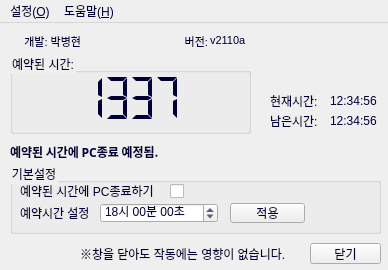
<?xml version="1.0" encoding="UTF-8"?>
<ui version="4.0">
 <class>MainWindow</class>
 <widget class="QMainWindow" name="MainWindow">
  <property name="windowModality">
   <enum>Qt::NonModal</enum>
  </property>
  <property name="enabled">
   <bool>true</bool>
  </property>
  <property name="geometry">
   <rect>
    <x>0</x>
    <y>0</y>
    <width>388</width>
    <height>270</height>
   </rect>
  </property>
  <property name="sizePolicy">
   <sizepolicy hsizetype="Expanding" vsizetype="Ignored">
    <horstretch>0</horstretch>
    <verstretch>0</verstretch>
   </sizepolicy>
  </property>
  <property name="minimumSize">
   <size>
    <width>388</width>
    <height>270</height>
   </size>
  </property>
  <property name="maximumSize">
   <size>
    <width>388</width>
    <height>270</height>
   </size>
  </property>
  <property name="baseSize">
   <size>
    <width>388</width>
    <height>420</height>
   </size>
  </property>
  <property name="palette">
   <palette>
    <active>
     <colorrole role="WindowText">
      <brush brushstyle="SolidPattern">
       <color alpha="255">
        <red>0</red>
        <green>0</green>
        <blue>56</blue>
       </color>
      </brush>
     </colorrole>
     <colorrole role="Text">
      <brush brushstyle="SolidPattern">
       <color alpha="255">
        <red>0</red>
        <green>0</green>
        <blue>56</blue>
       </color>
      </brush>
     </colorrole>
     <colorrole role="ButtonText">
      <brush brushstyle="SolidPattern">
       <color alpha="255">
        <red>0</red>
        <green>0</green>
        <blue>56</blue>
       </color>
      </brush>
     </colorrole>
     <colorrole role="PlaceholderText">
      <brush brushstyle="NoBrush">
       <color alpha="128">
        <red>0</red>
        <green>0</green>
        <blue>56</blue>
       </color>
      </brush>
     </colorrole>
    </active>
    <inactive>
     <colorrole role="WindowText">
      <brush brushstyle="SolidPattern">
       <color alpha="255">
        <red>0</red>
        <green>0</green>
        <blue>56</blue>
       </color>
      </brush>
     </colorrole>
     <colorrole role="Text">
      <brush brushstyle="SolidPattern">
       <color alpha="255">
        <red>0</red>
        <green>0</green>
        <blue>56</blue>
       </color>
      </brush>
     </colorrole>
     <colorrole role="ButtonText">
      <brush brushstyle="SolidPattern">
       <color alpha="255">
        <red>0</red>
        <green>0</green>
        <blue>56</blue>
       </color>
      </brush>
     </colorrole>
     <colorrole role="PlaceholderText">
      <brush brushstyle="NoBrush">
       <color alpha="128">
        <red>0</red>
        <green>0</green>
        <blue>56</blue>
       </color>
      </brush>
     </colorrole>
    </inactive>
    <disabled>
     <colorrole role="WindowText">
      <brush brushstyle="SolidPattern">
       <color alpha="255">
        <red>0</red>
        <green>0</green>
        <blue>56</blue>
       </color>
      </brush>
     </colorrole>
     <colorrole role="Text">
      <brush brushstyle="SolidPattern">
       <color alpha="255">
        <red>0</red>
        <green>0</green>
        <blue>56</blue>
       </color>
      </brush>
     </colorrole>
     <colorrole role="ButtonText">
      <brush brushstyle="SolidPattern">
       <color alpha="255">
        <red>0</red>
        <green>0</green>
        <blue>56</blue>
       </color>
      </brush>
     </colorrole>
     <colorrole role="PlaceholderText">
      <brush brushstyle="NoBrush">
       <color alpha="128">
        <red>0</red>
        <green>0</green>
        <blue>56</blue>
       </color>
      </brush>
     </colorrole>
    </disabled>
   </palette>
  </property>
  <property name="acceptDrops">
   <bool>false</bool>
  </property>
  <property name="windowTitle">
   <string>오프타임 - 관공서용 예약종료 프로그램</string>
  </property>
  <property name="windowIcon">
   <iconset resource="resources.qrc">
    <normaloff>:/icon/icon/iconSmall.png</normaloff>:/icon/icon/iconSmall.png</iconset>
  </property>
  <property name="styleSheet">
   <string notr="true">
color: rgb(0, 0, 56);</string>
  </property>
  <property name="iconSize">
   <size>
    <width>24</width>
    <height>24</height>
   </size>
  </property>
  <property name="animated">
   <bool>true</bool>
  </property>
  <property name="documentMode">
   <bool>false</bool>
  </property>
  <property name="dockNestingEnabled">
   <bool>false</bool>
  </property>
  <property name="dockOptions">
   <set>QMainWindow::AllowTabbedDocks|QMainWindow::AnimatedDocks</set>
  </property>
  <property name="unifiedTitleAndToolBarOnMac">
   <bool>false</bool>
  </property>
  <widget class="QWidget" name="centralwidget">
   <property name="enabled">
    <bool>true</bool>
   </property>
   <widget class="QPushButton" name="closeButton">
    <property name="geometry">
     <rect>
      <x>310</x>
      <y>220</y>
      <width>71</width>
      <height>21</height>
     </rect>
    </property>
    <property name="autoFillBackground">
     <bool>false</bool>
    </property>
    <property name="text">
     <string>닫기</string>
    </property>
   </widget>
   <widget class="QLabel" name="statusInfo">
    <property name="geometry">
     <rect>
      <x>10</x>
      <y>120</y>
      <width>321</width>
      <height>16</height>
     </rect>
    </property>
    <property name="palette">
     <palette>
      <active>
       <colorrole role="WindowText">
        <brush brushstyle="SolidPattern">
         <color alpha="255">
          <red>0</red>
          <green>0</green>
          <blue>56</blue>
         </color>
        </brush>
       </colorrole>
       <colorrole role="Text">
        <brush brushstyle="SolidPattern">
         <color alpha="255">
          <red>0</red>
          <green>0</green>
          <blue>56</blue>
         </color>
        </brush>
       </colorrole>
       <colorrole role="ButtonText">
        <brush brushstyle="SolidPattern">
         <color alpha="255">
          <red>0</red>
          <green>0</green>
          <blue>56</blue>
         </color>
        </brush>
       </colorrole>
       <colorrole role="PlaceholderText">
        <brush brushstyle="NoBrush">
         <color alpha="128">
          <red>0</red>
          <green>0</green>
          <blue>56</blue>
         </color>
        </brush>
       </colorrole>
      </active>
      <inactive>
       <colorrole role="WindowText">
        <brush brushstyle="SolidPattern">
         <color alpha="255">
          <red>0</red>
          <green>0</green>
          <blue>56</blue>
         </color>
        </brush>
       </colorrole>
       <colorrole role="Text">
        <brush brushstyle="SolidPattern">
         <color alpha="255">
          <red>0</red>
          <green>0</green>
          <blue>56</blue>
         </color>
        </brush>
       </colorrole>
       <colorrole role="ButtonText">
        <brush brushstyle="SolidPattern">
         <color alpha="255">
          <red>0</red>
          <green>0</green>
          <blue>56</blue>
         </color>
        </brush>
       </colorrole>
       <colorrole role="PlaceholderText">
        <brush brushstyle="NoBrush">
         <color alpha="128">
          <red>0</red>
          <green>0</green>
          <blue>56</blue>
         </color>
        </brush>
       </colorrole>
      </inactive>
      <disabled>
       <colorrole role="WindowText">
        <brush brushstyle="SolidPattern">
         <color alpha="255">
          <red>0</red>
          <green>0</green>
          <blue>56</blue>
         </color>
        </brush>
       </colorrole>
       <colorrole role="Text">
        <brush brushstyle="SolidPattern">
         <color alpha="255">
          <red>0</red>
          <green>0</green>
          <blue>56</blue>
         </color>
        </brush>
       </colorrole>
       <colorrole role="ButtonText">
        <brush brushstyle="SolidPattern">
         <color alpha="255">
          <red>0</red>
          <green>0</green>
          <blue>56</blue>
         </color>
        </brush>
       </colorrole>
       <colorrole role="PlaceholderText">
        <brush brushstyle="NoBrush">
         <color alpha="128">
          <red>0</red>
          <green>0</green>
          <blue>56</blue>
         </color>
        </brush>
       </colorrole>
      </disabled>
     </palette>
    </property>
    <property name="font">
     <font>
      <family>굴림</family>
      <pointsize>9</pointsize>
      <weight>75</weight>
      <bold>true</bold>
      <strikeout>false</strikeout>
      <stylestrategy>PreferDefault</stylestrategy>
     </font>
    </property>
    <property name="autoFillBackground">
     <bool>false</bool>
    </property>
    <property name="text">
     <string>예약된 시간에 PC종료 예정됨.</string>
    </property>
    <property name="alignment">
     <set>Qt::AlignLeading|Qt::AlignLeft|Qt::AlignTop</set>
    </property>
    <property name="wordWrap">
     <bool>true</bool>
    </property>
   </widget>
   <widget class="QGroupBox" name="settings_groupBox">
    <property name="geometry">
     <rect>
      <x>10</x>
      <y>140</y>
      <width>371</width>
      <height>71</height>
     </rect>
    </property>
    <property name="autoFillBackground">
     <bool>false</bool>
    </property>
    <property name="title">
     <string>기본설정</string>
    </property>
    <widget class="QLabel" name="setTimeLabel">
     <property name="geometry">
      <rect>
       <x>10</x>
       <y>40</y>
       <width>80</width>
       <height>20</height>
      </rect>
     </property>
     <property name="autoFillBackground">
      <bool>false</bool>
     </property>
     <property name="text">
      <string>예약시간 설정</string>
     </property>
    </widget>
    <widget class="QTimeEdit" name="setTimeEdit">
     <property name="geometry">
      <rect>
       <x>90</x>
       <y>40</y>
       <width>118</width>
       <height>20</height>
      </rect>
     </property>
     <property name="font">
      <font>
       <weight>50</weight>
       <italic>false</italic>
       <bold>false</bold>
       <underline>false</underline>
       <strikeout>false</strikeout>
       <stylestrategy>PreferDefault</stylestrategy>
       <kerning>false</kerning>
      </font>
     </property>
     <property name="autoFillBackground">
      <bool>false</bool>
     </property>
     <property name="wrapping">
      <bool>true</bool>
     </property>
     <property name="frame">
      <bool>true</bool>
     </property>
     <property name="buttonSymbols">
      <enum>QAbstractSpinBox::UpDownArrows</enum>
     </property>
     <property name="accelerated">
      <bool>false</bool>
     </property>
     <property name="dateTime">
      <datetime>
       <hour>18</hour>
       <minute>0</minute>
       <second>0</second>
       <year>2000</year>
       <month>1</month>
       <day>1</day>
      </datetime>
     </property>
     <property name="currentSection">
      <enum>QDateTimeEdit::HourSection</enum>
     </property>
     <property name="displayFormat">
      <string>hh시 mm분 ss초</string>
     </property>
     <property name="calendarPopup">
      <bool>false</bool>
     </property>
     <property name="timeSpec">
      <enum>Qt::LocalTime</enum>
     </property>
     <property name="time">
      <time>
       <hour>18</hour>
       <minute>0</minute>
       <second>0</second>
      </time>
     </property>
    </widget>
    <widget class="QPushButton" name="timeApplyButton">
     <property name="geometry">
      <rect>
       <x>220</x>
       <y>40</y>
       <width>75</width>
       <height>20</height>
      </rect>
     </property>
     <property name="autoFillBackground">
      <bool>false</bool>
     </property>
     <property name="text">
      <string>적용</string>
     </property>
    </widget>
    <widget class="QLabel" name="onoffLabel">
     <property name="geometry">
      <rect>
       <x>10</x>
       <y>20</y>
       <width>151</width>
       <height>16</height>
      </rect>
     </property>
     <property name="autoFillBackground">
      <bool>false</bool>
     </property>
     <property name="text">
      <string>예약된 시간에 PC종료하기</string>
     </property>
    </widget>
    <widget class="QCheckBox" name="onoffCheckBox">
     <property name="geometry">
      <rect>
       <x>160</x>
       <y>20</y>
       <width>16</width>
       <height>16</height>
      </rect>
     </property>
     <property name="autoFillBackground">
      <bool>false</bool>
     </property>
     <property name="text">
      <string/>
     </property>
    </widget>
   </widget>
   <widget class="QLabel" name="NoFXInfoLabel">
    <property name="geometry">
     <rect>
      <x>80</x>
      <y>220</y>
      <width>231</width>
      <height>21</height>
     </rect>
    </property>
    <property name="autoFillBackground">
     <bool>false</bool>
    </property>
    <property name="text">
     <string>※창을 닫아도 작동에는 영향이 없습니다.</string>
    </property>
    <property name="wordWrap">
     <bool>true</bool>
    </property>
   </widget>
   <widget class="QGroupBox" name="setTime_groupBox">
    <property name="geometry">
     <rect>
      <x>10</x>
      <y>30</y>
      <width>241</width>
      <height>81</height>
     </rect>
    </property>
    <property name="autoFillBackground">
     <bool>false</bool>
    </property>
    <property name="title">
     <string>예약된 시간:</string>
    </property>
    <widget class="QLCDNumber" name="setTimeLCD">
     <property name="enabled">
      <bool>true</bool>
     </property>
     <property name="geometry">
      <rect>
       <x>10</x>
       <y>20</y>
       <width>221</width>
       <height>51</height>
      </rect>
     </property>
     <property name="mouseTracking">
      <bool>false</bool>
     </property>
     <property name="focusPolicy">
      <enum>Qt::NoFocus</enum>
     </property>
     <property name="acceptDrops">
      <bool>false</bool>
     </property>
     <property name="autoFillBackground">
      <bool>false</bool>
     </property>
     <property name="frameShape">
      <enum>QFrame::NoFrame</enum>
     </property>
     <property name="frameShadow">
      <enum>QFrame::Plain</enum>
     </property>
     <property name="smallDecimalPoint">
      <bool>false</bool>
     </property>
     <property name="digitCount">
      <number>4</number>
     </property>
     <property name="segmentStyle">
      <enum>QLCDNumber::Flat</enum>
     </property>
     <property name="value" stdset="0">
      <double>1337.000000000000000</double>
     </property>
     <property name="intValue" stdset="0">
      <number>1337</number>
     </property>
    </widget>
   </widget>
   <widget class="QLabel" name="currentTime">
    <property name="geometry">
     <rect>
      <x>330</x>
      <y>70</y>
      <width>51</width>
      <height>16</height>
     </rect>
    </property>
    <property name="autoFillBackground">
     <bool>false</bool>
    </property>
    <property name="text">
     <string>12:34:56</string>
    </property>
   </widget>
   <widget class="QLabel" name="leftTime">
    <property name="geometry">
     <rect>
      <x>330</x>
      <y>90</y>
      <width>51</width>
      <height>16</height>
     </rect>
    </property>
    <property name="autoFillBackground">
     <bool>false</bool>
    </property>
    <property name="text">
     <string>12:34:56</string>
    </property>
   </widget>
   <widget class="QLabel" name="leftTimeLabel">
    <property name="geometry">
     <rect>
      <x>270</x>
      <y>90</y>
      <width>61</width>
      <height>16</height>
     </rect>
    </property>
    <property name="autoFillBackground">
     <bool>false</bool>
    </property>
    <property name="text">
     <string>남은시간:</string>
    </property>
   </widget>
   <widget class="QLabel" name="currentTimeLabel">
    <property name="geometry">
     <rect>
      <x>270</x>
      <y>70</y>
      <width>61</width>
      <height>16</height>
     </rect>
    </property>
    <property name="autoFillBackground">
     <bool>false</bool>
    </property>
    <property name="text">
     <string>현재시간: </string>
    </property>
   </widget>
   <widget class="QLabel" name="titleDevLabel">
    <property name="geometry">
     <rect>
      <x>10</x>
      <y>10</y>
      <width>71</width>
      <height>16</height>
     </rect>
    </property>
    <property name="autoFillBackground">
     <bool>false</bool>
    </property>
    <property name="text">
     <string>&lt;html&gt;&lt;head/&gt;&lt;body&gt;&lt;p align=&quot;right&quot;&gt;&lt;span style=&quot; font-size:8pt;&quot;&gt;개발: 박병현&lt;/span&gt;&lt;/p&gt;&lt;/body&gt;&lt;/html&gt;</string>
    </property>
   </widget>
   <widget class="QLabel" name="label">
    <property name="geometry">
     <rect>
      <x>260</x>
      <y>10</y>
      <width>121</width>
      <height>51</height>
     </rect>
    </property>
    <property name="text">
     <string/>
    </property>
    <property name="pixmap">
     <pixmap resource="resources.qrc">:/icon/icon/iconLong.png</pixmap>
    </property>
    <property name="scaledContents">
     <bool>true</bool>
    </property>
   </widget>
   <widget class="QLabel" name="verLabel">
    <property name="geometry">
     <rect>
      <x>170</x>
      <y>10</y>
      <width>41</width>
      <height>16</height>
     </rect>
    </property>
    <property name="autoFillBackground">
     <bool>false</bool>
    </property>
    <property name="text">
     <string>&lt;html&gt;&lt;head/&gt;&lt;body&gt;&lt;p align=&quot;right&quot;&gt;&lt;span style=&quot; font-size:8pt;&quot;&gt;버전: &lt;/span&gt;&lt;/p&gt;&lt;/body&gt;&lt;/html&gt;</string>
    </property>
   </widget>
   <widget class="QLabel" name="verLabel_2">
    <property name="geometry">
     <rect>
      <x>210</x>
      <y>7</y>
      <width>41</width>
      <height>21</height>
     </rect>
    </property>
    <property name="autoFillBackground">
     <bool>false</bool>
    </property>
    <property name="text">
     <string>&lt;html&gt;&lt;head/&gt;&lt;body&gt;&lt;p&gt;&lt;span style=&quot; font-size:8pt;&quot;&gt;v2110a&lt;/span&gt;&lt;/p&gt;&lt;/body&gt;&lt;/html&gt;</string>
    </property>
   </widget>
   <widget class="QPushButton" name="logoButton">
    <property name="geometry">
     <rect>
      <x>260</x>
      <y>10</y>
      <width>121</width>
      <height>51</height>
     </rect>
    </property>
    <property name="text">
     <string/>
    </property>
    <property name="default">
     <bool>false</bool>
    </property>
    <property name="flat">
     <bool>true</bool>
    </property>
   </widget>
   <zorder>closeButton</zorder>
   <zorder>statusInfo</zorder>
   <zorder>settings_groupBox</zorder>
   <zorder>NoFXInfoLabel</zorder>
   <zorder>currentTime</zorder>
   <zorder>leftTime</zorder>
   <zorder>leftTimeLabel</zorder>
   <zorder>currentTimeLabel</zorder>
   <zorder>titleDevLabel</zorder>
   <zorder>setTime_groupBox</zorder>
   <zorder>label</zorder>
   <zorder>verLabel</zorder>
   <zorder>verLabel_2</zorder>
   <zorder>logoButton</zorder>
  </widget>
  <widget class="QMenuBar" name="menubar">
   <property name="enabled">
    <bool>true</bool>
   </property>
   <property name="geometry">
    <rect>
     <x>0</x>
     <y>0</y>
     <width>388</width>
     <height>21</height>
    </rect>
   </property>
   <property name="baseSize">
    <size>
     <width>0</width>
     <height>0</height>
    </size>
   </property>
   <widget class="QMenu" name="help_Menu">
    <property name="title">
     <string>도움말(&amp;H)</string>
    </property>
    <addaction name="help"/>
    <addaction name="infoOfProgram"/>
    <addaction name="infoOpenSource"/>
   </widget>
   <widget class="QMenu" name="preferencesMenu">
    <property name="title">
     <string>설정(&amp;O)</string>
    </property>
    <addaction name="advanced_settings"/>
    <addaction name="check_update"/>
   </widget>
   <addaction name="preferencesMenu"/>
   <addaction name="help_Menu"/>
  </widget>
  <action name="advanced_settings">
   <property name="checkable">
    <bool>false</bool>
   </property>
   <property name="text">
    <string>고급 설정 열기</string>
   </property>
   <property name="shortcut">
    <string>Alt+S</string>
   </property>
  </action>
  <action name="help">
   <property name="text">
    <string>offTime 도움말</string>
   </property>
   <property name="shortcut">
    <string>Ctrl+Shift+/</string>
   </property>
  </action>
  <action name="infoOfProgram">
   <property name="text">
    <string>offTime 정보</string>
   </property>
   <property name="shortcut">
    <string>F1</string>
   </property>
  </action>
  <action name="infoOpenSource">
   <property name="text">
    <string>오픈 소스 정보</string>
   </property>
  </action>
  <action name="check_update">
   <property name="text">
    <string>업데이트 확인</string>
   </property>
  </action>
 </widget>
 <resources>
  <include location="resources.qrc"/>
 </resources>
 <connections/>
</ui>
